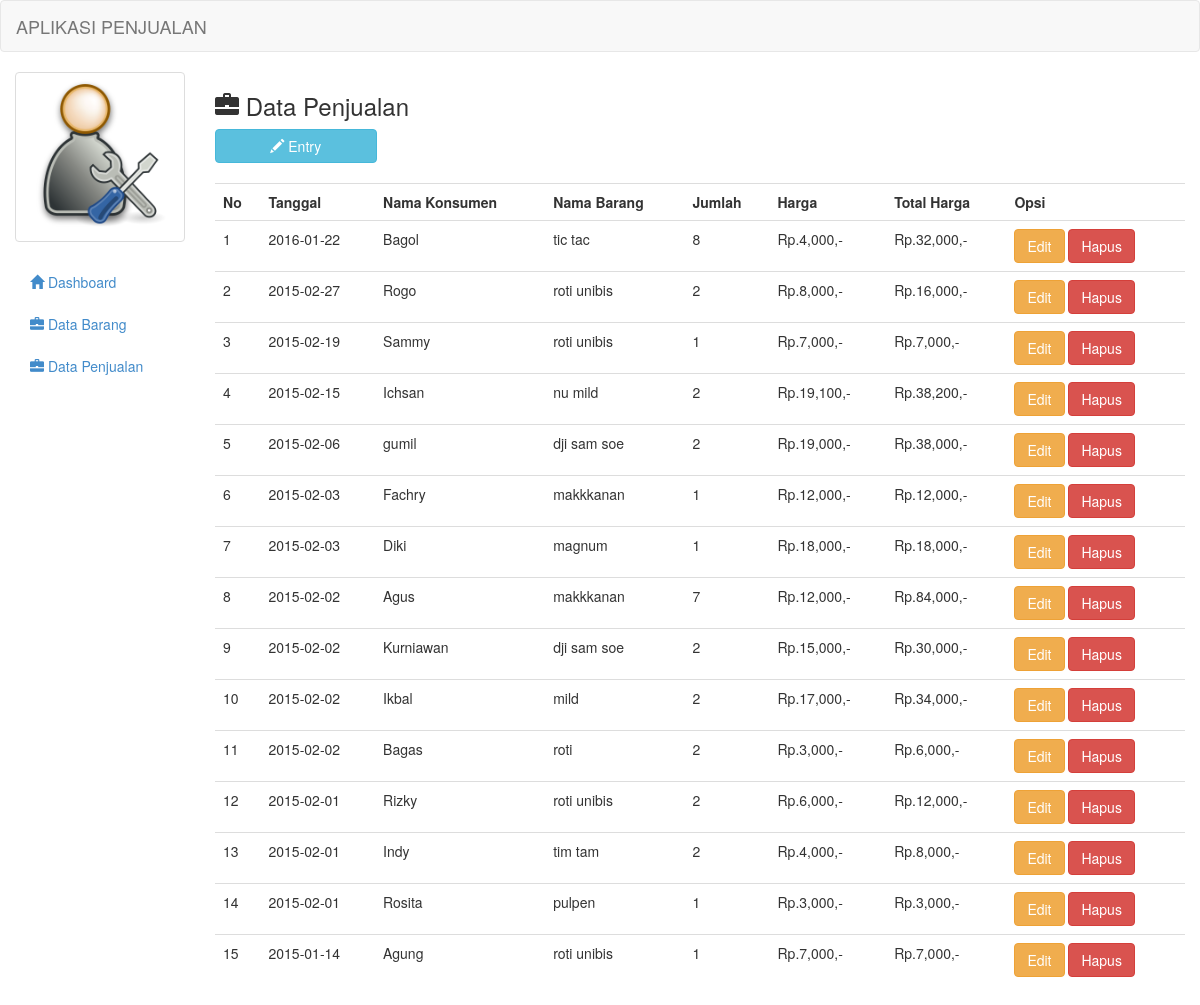
/penjualan.php, run on the app's committed database.
### tables this page shows
CREATE TABLE IF NOT EXISTS `penjualan` (
  `id` int(11) NOT NULL AUTO_INCREMENT,
  `tanggal` date NOT NULL,
  `nama_konsumen` text NOT NULL,
  `nama` text NOT NULL,
  `jumlah` int(11) NOT NULL,
  `harga` int(11) NOT NULL,
  `total_harga` int(20) NOT NULL,
  PRIMARY KEY (`id`)
);

### penjualan.php (the view, shortened to what this page needs)
<?php include 'header.php';	?>
<h3><span class="glyphicon glyphicon-briefcase"></span>  Data Penjualan</h3>
<button style="margin-bottom:20px" data-toggle="modal" data-target="#myModal" class="btn btn-info col-md-2"><span class="glyphicon glyphicon-pencil"></span>  Entry</button>
<br/>
<br/>
<table class="table">
	<tr>
		<th>No</th>
		<th>Tanggal</th>
		<th>Nama Konsumen</th>
		<th>Nama Barang</th>
		<th>Jumlah</th>
		<th>Harga</th>
		<th>Total Harga</th>
		<th>Opsi</th>
	</tr>
	<?php
	if(isset($_GET['tanggal'])){
		$tanggal=mysql_real_escape_string($_GET['tanggal']);
		$brg=mysql_query("select * from penjualan where tanggal like '$tanggal' order by tanggal desc");
	}else{
		$brg=mysql_query("select * from penjualan order by tanggal desc");
	}
	$no=1;
	while($b=mysql_fetch_array($brg)){
		?>
		<tr>
			<td><?php echo $no++ ?></td>
			<td><?php echo $b['tanggal'] ?></td>
			<td><?php echo $b['nama_konsumen'] ?></td>
                        <td><?php echo $b['nama'] ?></td>
                        <td><?php echo $b['jumlah'] ?></td>
			<td>Rp.<?php echo number_format($b['harga']) ?>,-</td>
			<td>Rp.<?php echo number_format($b['total_harga']) ?>,-</td>
			<td>
				<a href="edit_penjualan.php?id=<?php echo $b['id']; ?>" class="btn btn-warning">Edit</a>
				<a onclick="if(confirm('Apakah anda yakin ingin menghapus data ini ??')){ location.href='hapus_penjualan.php?id=<?php echo $b['id']; ?>&jumlah=<?php echo $b['jumlah'] ?>&nama=<?php echo $b['nama']; ?>' }" class="btn btn-danger">Hapus</a>
			</td>
		</tr>
		<?php
	}
	?>
</table>
	<?php include 'footer.php'; ?>

### data on the page
penjualan: tanggal "2016-01-22", nama_konsumen "Bagol", nama "tic tac", jumlah "8", harga "4,000", total_harga "32,000"
penjualan: tanggal "2015-02-27", nama_konsumen "Rogo", nama "roti unibis", jumlah "2", harga "8,000", total_harga "16,000"
penjualan: tanggal "2015-02-19", nama_konsumen "Sammy", nama "roti unibis", jumlah "1", harga "7,000", total_harga "7,000"
penjualan: tanggal "2015-02-15", nama_konsumen "Ichsan", nama "nu mild", jumlah "2", harga "19,100", total_harga "38,200"
penjualan: tanggal "2015-02-06", nama_konsumen "gumil", nama "dji sam soe", jumlah "2", harga "19,000", total_harga "38,000"
penjualan: tanggal "2015-02-03", nama_konsumen "Fachry", nama "makkkanan", jumlah "1", harga "12,000", total_harga "12,000"
penjualan: tanggal "2015-02-03", nama_konsumen "Diki", nama "magnum", jumlah "1", harga "18,000", total_harga "18,000"
penjualan: tanggal "2015-02-02", nama_konsumen "Agus", nama "makkkanan", jumlah "7", harga "12,000", total_harga "84,000"
penjualan: tanggal "2015-02-02", nama_konsumen "Kurniawan", nama "dji sam soe", jumlah "2", harga "15,000", total_harga "30,000"
penjualan: tanggal "2015-02-02", nama_konsumen "Ikbal", nama "mild", jumlah "2", harga "17,000", total_harga "34,000"
penjualan: tanggal "2015-02-02", nama_konsumen "Bagas", nama "roti", jumlah "2", harga "3,000", total_harga "6,000"
penjualan: tanggal "2015-02-01", nama_konsumen "Rizky", nama "roti unibis", jumlah "2", harga "6,000", total_harga "12,000"
penjualan: tanggal "2015-02-01", nama_konsumen "Indy", nama "tim tam", jumlah "2", harga "4,000", total_harga "8,000"
penjualan: tanggal "2015-02-01", nama_konsumen "Rosita", nama "pulpen", jumlah "1", harga "3,000", total_harga "3,000"
penjualan: tanggal "2015-01-14", nama_konsumen "Agung", nama "roti unibis", jumlah "1", harga "7,000", total_harga "7,000"
